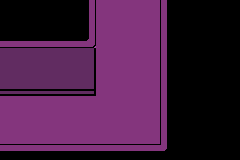

Tiled map render using the project's own tile images. Description and the whole map definition, tile-layer contents included, below:
An orthogonal 15x10 tile map with 16x16 px tiles, 3 tile layers (BGLower, BGUpper, BGUpper2), 2 tilesets and 10 objects (2x Entity, 2x Warp, 2x WarpPoint).

<map version="1.10" tiledversion="1.10.2" orientation="orthogonal" renderorder="right-down" width="15" height="10" tilewidth="16" tileheight="16" infinite="0" nextlayerid="9" nextobjectid="19">
 <tileset firstgid="1" source="../ruins/ruins.tsx" />
 <tileset firstgid="1361" source="../entities.tsx" />
 <layer id="1" name="BGLower" width="15" height="10">
  <data encoding="csv">
0,0,0,0,0,176,361,361,361,361,174,0,0,0,0,
0,0,0,0,0,176,361,361,361,361,174,0,0,0,0,
215,215,215,215,215,216,361,361,361,361,174,0,0,0,0,
362,362,362,362,362,213,361,361,361,361,174,0,0,0,0,
362,362,362,362,362,213,361,361,361,361,174,0,0,0,0,
252,252,252,252,252,253,361,361,361,361,174,0,0,0,0,
361,361,361,361,361,361,361,361,361,361,174,0,0,0,0,
361,361,361,361,361,361,361,361,361,361,174,0,0,0,0,
361,361,361,361,361,361,361,361,361,361,174,0,0,0,0,
135,135,135,135,135,135,135,135,135,135,173,0,0,0,0
</data>
 </layer>
 <layer id="2" name="BGUpper" width="15" height="10">
  <data encoding="csv">
0,0,0,0,0,0,0,0,0,0,0,0,0,0,0,
0,0,0,0,0,0,0,0,0,0,0,0,0,0,0,
0,0,0,0,0,0,0,0,0,0,0,0,0,0,0,
0,0,0,0,0,0,0,0,0,0,0,0,0,0,0,
0,0,0,0,0,0,0,0,0,0,0,0,0,0,0,
0,0,0,0,0,0,0,0,0,0,0,0,0,0,0,
0,0,0,0,0,0,0,0,0,0,0,0,0,0,0,
0,0,0,0,0,0,0,0,0,0,0,0,0,0,0,
0,0,0,0,0,0,0,0,0,0,0,0,0,0,0,
0,0,0,0,0,0,0,0,0,0,0,0,0,0,0
</data>
 </layer>
 <layer id="4" name="BGUpper2" width="15" height="10">
  <data encoding="csv">
0,0,0,0,0,0,0,0,0,0,0,0,0,0,0,
0,0,0,0,0,0,0,0,0,0,0,0,0,0,0,
0,0,0,0,0,0,0,0,0,0,0,0,0,0,0,
0,0,0,0,0,0,0,0,0,0,0,0,0,0,0,
0,0,0,0,0,0,0,0,0,0,0,0,0,0,0,
0,0,0,0,0,0,0,0,0,0,0,0,0,0,0,
0,0,0,0,0,0,0,0,0,0,0,0,0,0,0,
0,0,0,0,0,0,0,0,0,0,0,0,0,0,0,
0,0,0,0,0,0,0,0,0,0,0,0,0,0,0,
0,0,0,0,0,0,0,0,0,0,0,0,0,0,0
</data>
 </layer>
 <objectgroup id="5" name="Wall" locked="1">
  <object id="9" x="0" y="80" width="96" height="16" />
  <object id="10" x="80" y="0" width="16" height="80" />
  <object id="11" x="0" y="144" width="160" height="16" />
  <object id="12" x="160" y="0" width="16" height="144" />
 </objectgroup>
 <objectgroup id="6" name="Entity" opacity="0.6">
  <object id="17" type="Entity" x="80" y="96" width="16" height="48">
   <properties>
    <property name="colliderPack" type="class" propertytype="ColliderPack">
     <properties>
      <property name="isTrigger" type="bool" value="true" />
     </properties>
    </property>
    <property name="interaction" type="class" propertytype="Interaction">
     <properties>
      <property name="InteractionCppClass" value="CutsceneBasement3" />
      <property name="triggers" propertytype="InteractionTriggers" value="COLLIDE_FRISK" />
     </properties>
    </property>
   </properties>
  </object>
  <object id="18" name="toriel" type="Entity" gid="1389" x="126" y="116" width="64" height="64">
   <properties>
    <property name="npcInput" type="class" propertytype="NpcInput" />
    <property name="sprite" type="class" propertytype="Sprite">
     <properties>
      <property name="updateZOrderOnMove" type="bool" value="true" />
     </properties>
    </property>
    <property name="spriteAnim" type="class" propertytype="SpriteAnim" />
    <property name="walkAnimCtrl" type="class" propertytype="WalkAnimCtrl">
     <properties>
      <property name="kind" propertytype="WalkAnimKind" value="TORIEL" />
     </properties>
    </property>
   </properties>
  </object>
 </objectgroup>
 <objectgroup id="7" name="Warp" locked="1">
  <object id="13" type="Warp" x="0" y="96" width="16" height="48">
   <properties>
    <property name="isBgmFadeOut" type="bool" value="false" />
    <property name="roomName" value="room_basement2" />
    <property name="warpId" propertytype="WarpId" value="B" />
   </properties>
  </object>
  <object id="14" type="Warp" x="96" y="0" width="64" height="16">
   <properties>
    <property name="isBgmFadeOut" type="bool" value="false" />
    <property name="roomName" value="room_basement4" />
    <property name="warpId" propertytype="WarpId" value="A" />
   </properties>
  </object>
  <object id="15" type="WarpPoint" x="24" y="120">
   <properties>
    <property name="warpId" propertytype="WarpId" value="A" />
   </properties>
   <point />
  </object>
  <object id="16" type="WarpPoint" x="120" y="40">
   <properties>
    <property name="warpId" propertytype="WarpId" value="B" />
   </properties>
   <point />
  </object>
 </objectgroup>
 <objectgroup id="8" name="Path" locked="1" />
</map>
